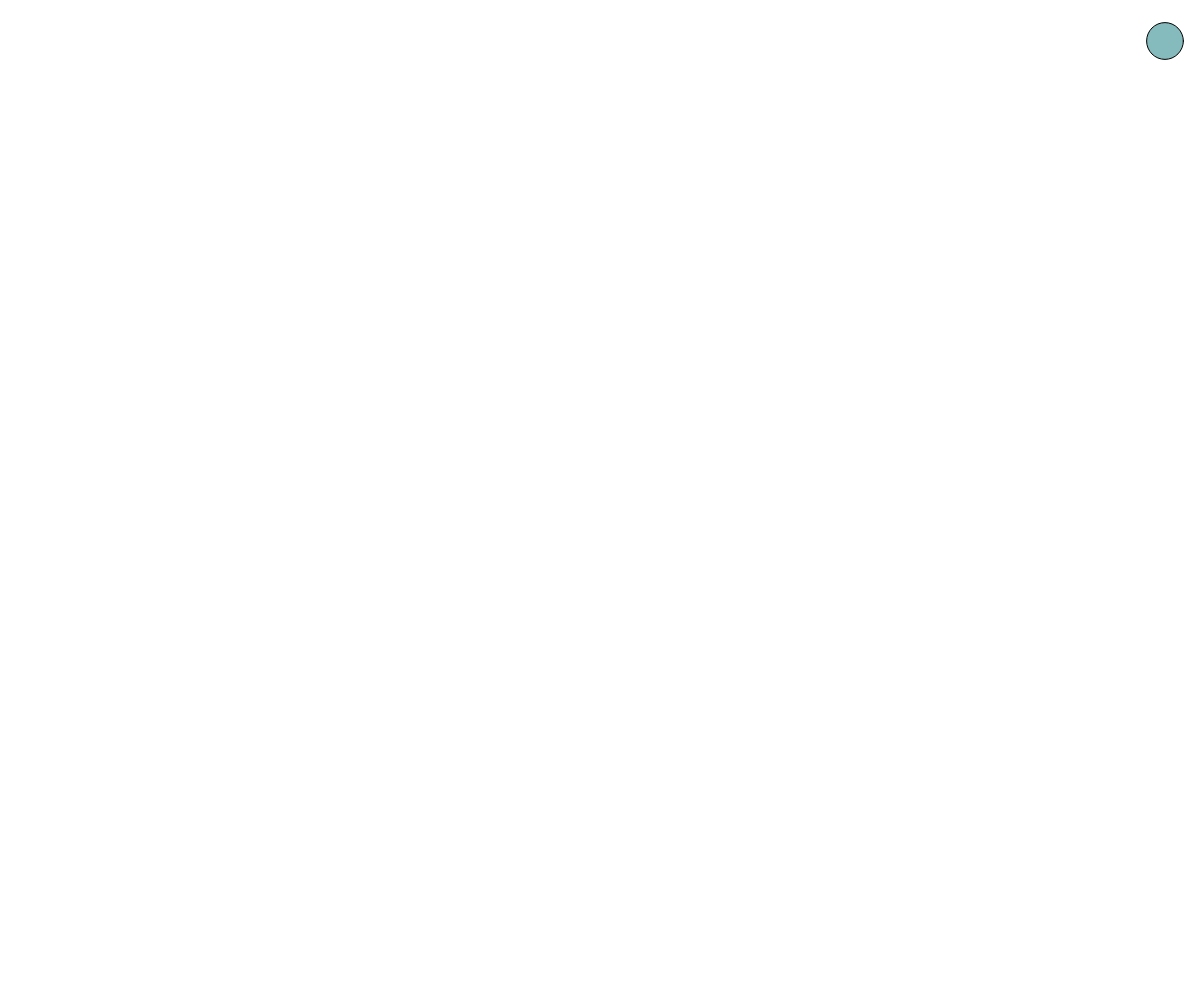
Frame 1 (no input)
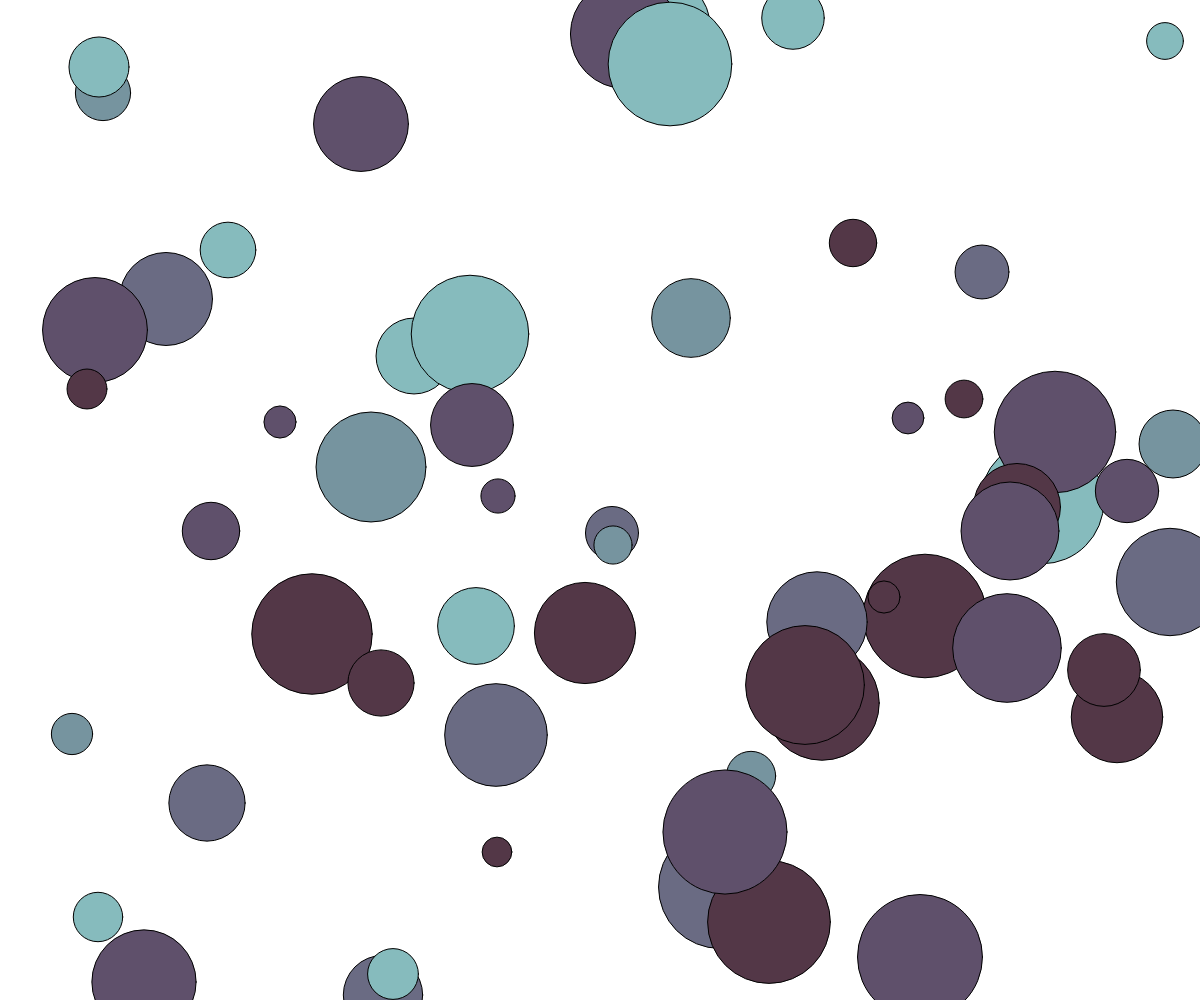
Frame 60 (no input)
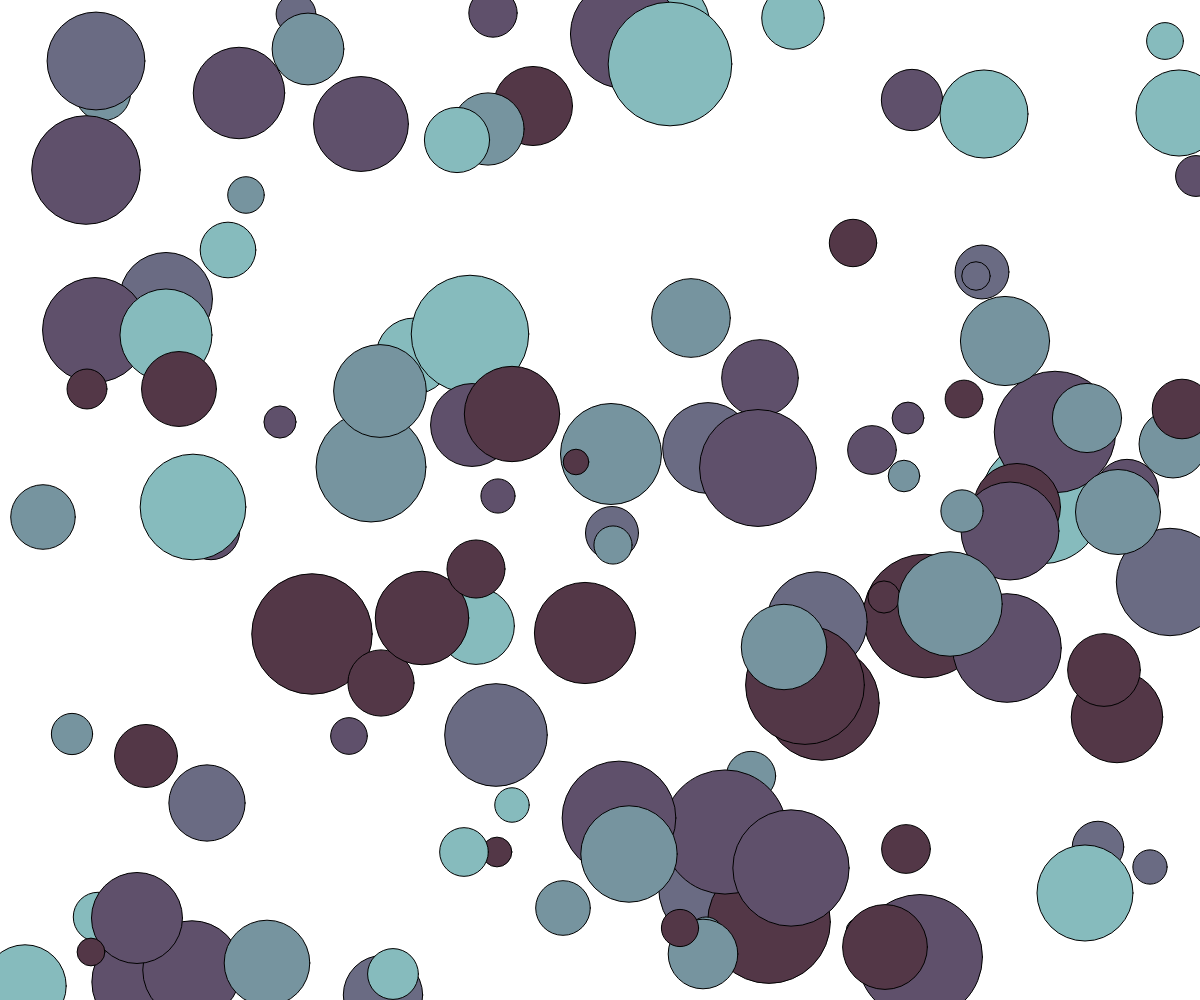
Frame 120 (the mouse pressed at the canvas centre since frame 60)

The p5.js sketch that drew these frames (run headless with seeded random() and noise() and a simulated clock; from frame 60 on, the mouse is pressed at the canvas centre):

// p5.js sketch
// ── sketch.js
const canvasWidth = window.innerWidth;
const canvasHeight = window.innerHeight; 
const colors = ["#533747", "#5F506B", "#6A6B83", "#76949F", "#86BBBD"]; //this is what an array looks like!

function randomFloat(min, max) { 
	// min and max included 
	return Math.random() * (max - min) + min;
}

function randomInt(min, max) { 
	// min and max included 
	return Math.floor(Math.random() * (max - min + 1)) + min;
}

let counter = 0;
function draw(){
        
            const i = randomInt(0,4);
            console.log("the index is:", i);
            fill(colors[i]);
        
            // draw a random circle:
            let x = randomInt(0, canvasWidth);
            let y = randomInt(0, canvasHeight);
            let size = randomFloat(25, 125);
            circle(x, y, size);
            counter += 1;
            
    }
function setup() {
    createCanvas(canvasWidth, canvasHeight);
    // frameRate(2);
    
    //let counter = 0;
    // while (counter <500) {
    // const i = randomInt(0,4);
    // console.log("the index is:", i);
    // fill(colors[i]);

    // // draw a random circle:
    // let x = randomInt(0, canvasWidth);
    // let y = randomInt(0, canvasHeight);
    // let size = randomFloat(25, 125);
    // circle(x, y, size);
    // counter += 1;
    // }

    
    
}


// // anything that you want to animate goes in this function:  
// function draw() {
//     clear();

// }


 
// // 1. draw a random square:
// square(x, y, size);

// // 2. draw a random triangle:
// triangle(
//     x, y - size / 2, 
//     x - size / 2.25, y + size / 4.3,
//     x + size / 2.25, y + size / 4.3
// );

// // 3. draw a random line:
// let coefX = randomFloat(-3, 3);
// let coefY = randomFloat(-3, 3);
// line(x, y, x + size * coefX, y + size * coefY);
